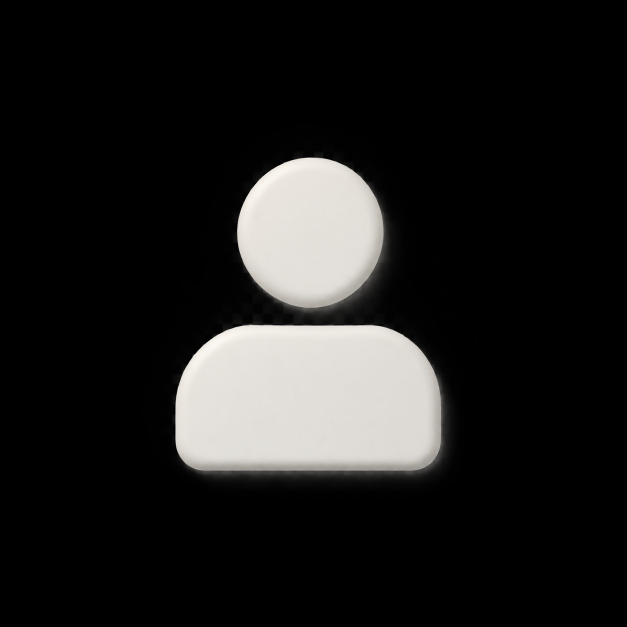
#> input picture flutter/tool/header_art/profile-art.png, 1254 x 1254 px, found by its file name (shown at 1/2 size); its folder holds 2 pictures in this run
$ python gen_header_art_icons.py
#> lines starting #> are read from the running program, lines starting #| are printed output that depends on the picture
# 사용자가 준 입체 아이콘 그림(tool/header_art/*-art.png: 검은 바탕 위 흰 입체)을 다른 책장 머리 아이콘과 같은 방식
# (흰 바탕 위에 덮는 따뜻한 회색 그늘 한 장, 색 (41,31,0) + 알파)으로 바꾼다. 2026-11-17 사용자 '책장 사람 아이콘이랑 과거 책장 공유 아이콘 이거 써'.
# 면 밝기는 그림 그대로(윗면 약 225 = add.png 윗면 226과 같은 톤), 몸 밖은 다른 머리 아이콘처럼 아래로 지는 그림자를 새로 그린다(검은 바탕의 빛 번짐은 버린다).
# 사용: cd flutter && python3 tool/gen_header_art_icons.py
import numpy as np
from PIL import Image, ImageFilter

for name in ('profile', 'share'):
    src = Image.open(f'tool/header_art/{name}-art.png').convert('L')
    N = 372                                   # 93의 4배로 다룬 뒤 줄인다
    L = np.array(src.resize((N, N), Image.LANCZOS)).astype(float)
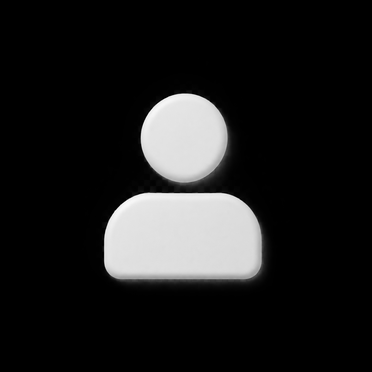
#> L: shape (372, 372) float64; min 0, max 254, mean 30.4
    # 몸: 밝은 곳(빛 번짐 10~60은 빼고 가장자리는 부드럽게)
    m = np.clip((L - 90) / 70, 0, 1)
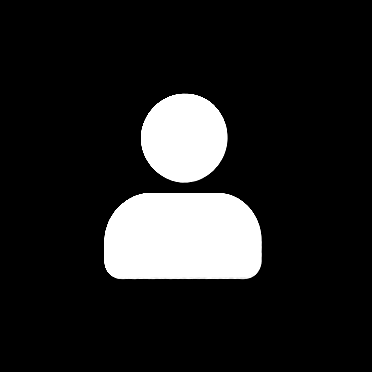
#> m: shape (372, 372) float64; min 0, max 1, mean 0.134
    face = np.clip(L, 150, 255)
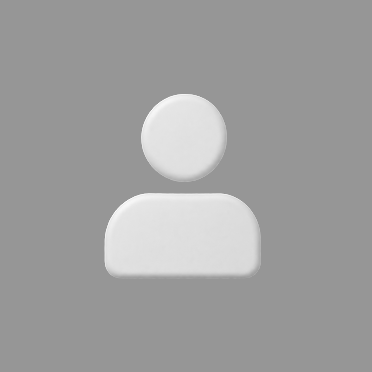
#> face: shape (372, 372) float64; min 150, max 254, mean 159.2
    # 아래로 지는 그림자(gen_profile_icon.py와 같은 값): 몸을 흐려 내리고 몸 밖에서만
    sh = np.array(Image.fromarray((m * 255).astype(np.uint8)).filter(ImageFilter.GaussianBlur(10))).astype(float) / 255
    sh = np.roll(np.roll(sh, 13, axis=0), 3, axis=1)
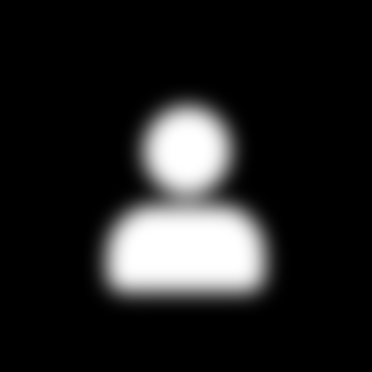
#> sh: shape (372, 372) float64; min 0, max 1, mean 0.134
    shadow = 255 - 70 * sh
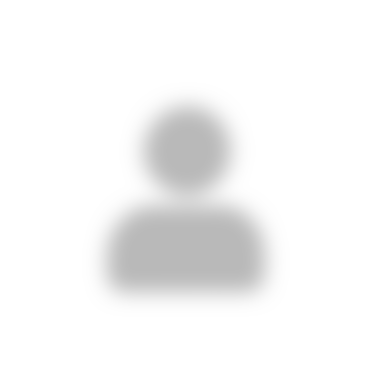
#> shadow: shape (372, 372) float64; min 185, max 255, mean 245.6
    gray = np.clip(m * face + (1 - m) * shadow, 0, 255)
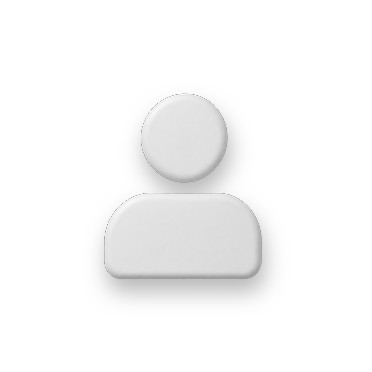
#> gray: shape (372, 372) float64; min 156.2, max 255, mean 248.2
    dd = (255 - gray) / 0.907
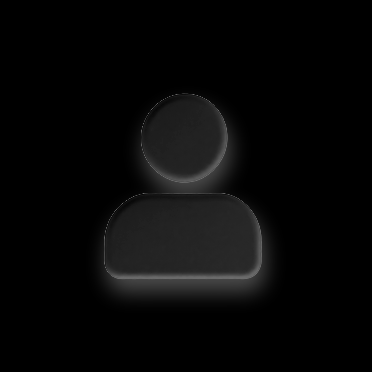
#> dd: shape (372, 372) float64; min 0, max 108.9, mean 7.5
    out = np.zeros((N, N, 4))
    out[..., 0], out[..., 1], out[..., 2] = 41, 31, 0
    out[..., 3] = np.clip(dd / 255, 0, 1) * 255
    img = Image.fromarray(np.clip(out, 0, 255).astype(np.uint8), 'RGBA')
    for path, size in ((f'assets/header/3.0x/{name}.png', 93), (f'assets/header/2.0x/{name}.png', 62), (f'assets/header/{name}.png', 31)):
        img.resize((size, size), Image.LANCZOS).save(path)
    print(name, 'ok')
#> pass 2 of the loop `for name in ('profile', 'share'):`:
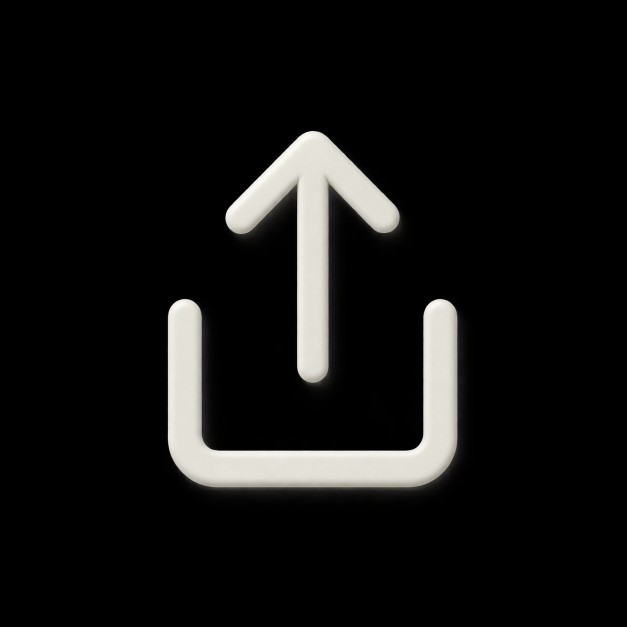
#> input picture flutter/tool/header_art/share-art.png, 1254 x 1254 px, found by its file name (shown at 1/2 size)
#> `face = np.clip(L, 150, 255)`:
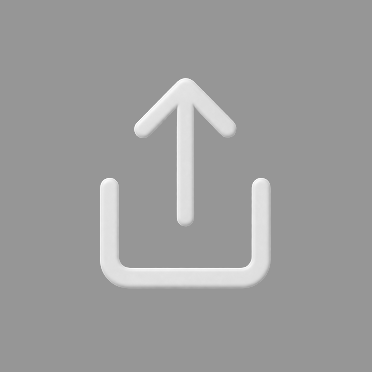
#> face: shape (372, 372) float64; min 150, max 255, mean 155.6
#> the loop `for path, size in ((f'assets/header/3.0x/{name}.png', 93), (f'assets/h..` made 3 passes
#> pass 1, `img.resize((size, size), Image.LANCZOS).save(path)`:
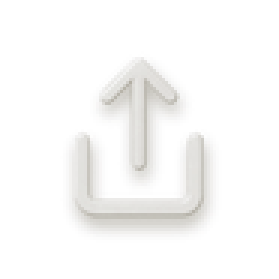
#> saved as share.png: PIL image 93x93 RGBA (shown 3 times larger); mean R, G, B, A 9.1, 6.7, 0, 6.6; transparent parts drawn white
